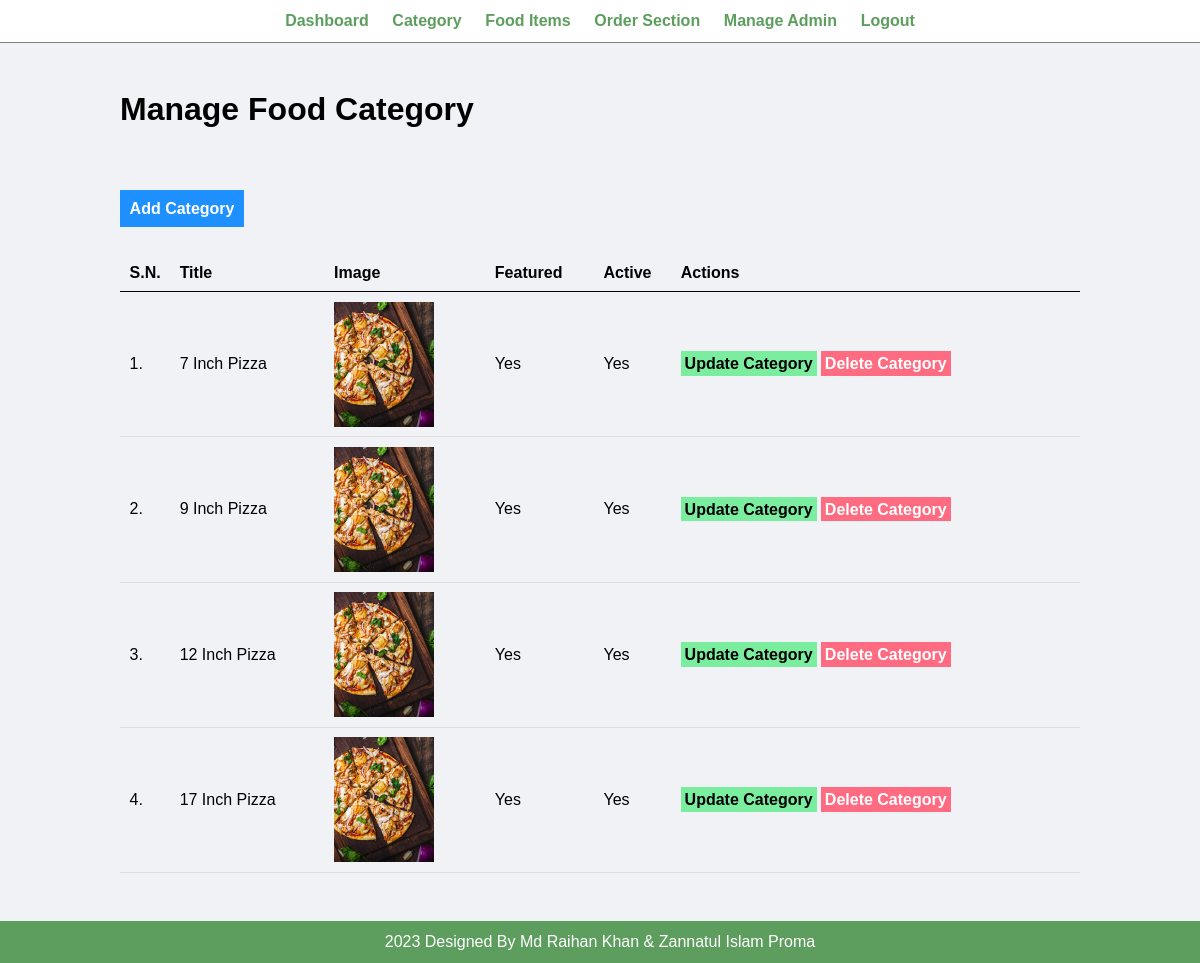
The page /admin/manage-category.php (signed in) on the database its author committed.
### tables this page shows
CREATE TABLE `tbl_category` (
  `id` int(10) UNSIGNED NOT NULL,
  `title` varchar(100) NOT NULL,
  `image_name` varchar(255) NOT NULL,
  `featured` varchar(10) NOT NULL,
  `active` varchar(10) NOT NULL
);

### admin/manage-category.php (the view, shortened to what this page needs)
<?php include('partials/menu.php'); ?>
<div class="main-content">
    <div class="wrapper">
        <h1>Manage Food Category</h1>
        <br /><br />
        <br><br>
                <a href="<?php echo SITEURL; ?>admin/add-category.php" class="btn-primary">Add Category</a>
                <br /><br /><br />
                <table class="tbl-full">
                    <tr>
                        <th>S.N.</th>
                        <th>Title</th>
                        <th>Image</th>
                        <th>Featured</th>
                        <th>Active</th>
                        <th>Actions</th>
                    </tr>
                    <?php
                        $sql = "SELECT * FROM tbl_category";
                        $res = mysqli_query($conn, $sql);
                        $count = mysqli_num_rows($res);
                        $sn=1;
                        if($count>0)
                        {
                            while($row=mysqli_fetch_assoc($res))
                            {
                                $id = $row['id'];
                                $title = $row['title'];
                                $image_name = $row['image_name'];
                                $featured = $row['featured'];
                                $active = $row['active'];
                                ?>
                                    <tr>
                                        <td><?php echo $sn++; ?>. </td>
                                        <td><?php echo $title; ?></td>
                                        <td>
                                            <?php
                                                if($image_name!="")
                                                {
                                                    ?>
                                                    <img src="<?php echo SITEURL; ?>images/category/<?php echo $image_name; ?>" width="100px" >
                                                    <?php
                                                }
                                                else
                                                {
                                                    echo "<div class='error'>Image not Added.</div>";
                                                }
                                            ?>
                                        </td>
                                        <td><?php echo $featured; ?></td>
                                        <td><?php echo $active; ?></td>
                                        <td>
                                            <a href="<?php echo SITEURL; ?>admin/update-category.php?id=<?php echo $id; ?>" class="btn-secondary">Update Category</a>
                                            <a href="<?php echo SITEURL; ?>admin/delete-category.php?id=<?php echo $id; ?>&image_name=<?php echo $image_name; ?>" class="btn-danger">Delete Category</a>
                                        </td>
                                    </tr>
                                <?php
                            }
                        }
                        else
                        {
                            ?>
                            <tr>
                                <td colspan="6"><div class="error">No Category Added.</div></td>
                            </tr>
                            <?php
                        }
                    ?>
                </table>
    </div>
</div>
<?php include('partials/footer.php'); ?>

### admin/partials/menu.php (shortened to what this page needs)
<html>
    <head>
        <link rel="stylesheet" href="../css/admin.css">
    </head>
    <body>
        <div class="menu text-center">
            <div class="wrapper">
                <ul>
                    <li><a href="index.php">Dashboard</a></li>
                    <li><a href="manage-category.php">Category</a></li>
                    <li><a href="manage-food.php">Food Items</a></li>
                    <li><a href="manage-order.php">Order Section</a></li>
                    <li><a href="manage-admin.php">Manage Admin</a></li>
                    <li><a href="logout.php">Logout</a></li>
                </ul>
            </div>
        </div>

### admin/partials/footer.php
<div class="footer">
            <div class="wrapper">
                <p class="text-center"><?php echo date("Y"); ?> Designed By Md Raihan Khan & Zannatul Islam Proma</a></p>
            </div>
        </div>
    </body>
</html>

### css/admin.css (style rules this page uses)
* { margin: 0; padding: 0; font-family: Arial, Helvetica, sans-serif; }
.wrapper { padding: 1%; width: 80%; margin: 0 auto; }
.text-center { text-align: center; }
.tbl-full { width: 100%; }
table { border-collapse: collapse; width: 100%; }
th, td { padding: 8px; text-align: left; border-bottom: 1px solid #ddd; }
table tr th { border-bottom: 1px solid black; padding: 1%; text-align: left; }
table tr td { padding: 1%; }
.btn-primary { background-color: #1e90ff; padding: 1%; color: white; text-decoration: none; font-weight: bold; }
.btn-secondary { background-color: #7bed9f; padding: 1%; color: black; text-decoration: none; font-weight: bold; }
.btn-danger { background-color: #ff6b81; padding: 1%; color: white; text-decoration: none; font-weight: bold; }
.menu { border-bottom: 1px solid grey; }
.menu ul { list-style-type: none; }
.menu ul li { display: inline; padding: 1%; }
.menu ul li a { text-decoration: none; font-weight: bold; color: #5d9e5f; }
.main-content { background-color: #f1f2f6; padding: 3% 0; }
.footer { background-color: #5d9e5f; color: white; }

### rows shown on the page
tbl_category: title "7 Inch Pizza", image_name (picture), featured "Yes", active "Yes"
tbl_category: title "9 Inch Pizza", image_name (picture), featured "Yes", active "Yes"
tbl_category: title "12 Inch Pizza", image_name (picture), featured "Yes", active "Yes"
tbl_category: title "17 Inch Pizza", image_name (picture), featured "Yes", active "Yes"
